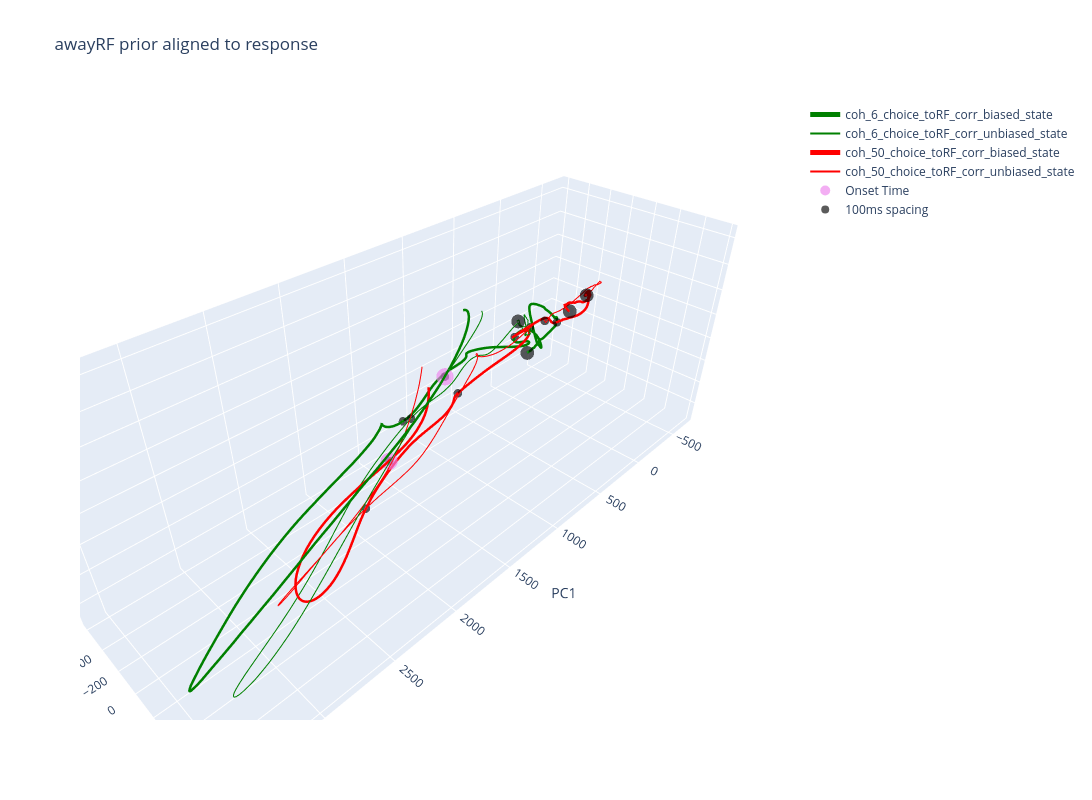

Notebook code for this chart:
### Markdown cell above
#### awayRF sessions

### Code cell
alignment = "response"
state_values = ["biased_state", "unbiased_state"]  # States

# [x_choice,y_choice,z_choice] = awayRF_pc_weights[alignment][:,:3].T @ choice_axis['awayRF_prior'][alignment]
# [x_stimulus,y_stimulus,z_stimulus] = awayRF_pc_weights[alignment][:,:3].T @ stimulus_axis['awayRF_prior'][alignment]
# [x_bias,y_bias,z_bias] = awayRF_pc_weights[alignment][:,:3].T @ bias_axis['awayRF_prior'][alignment]

# Define colors for each coherence level
alignment_dict = ephys_config["alignment_settings_GP"][alignment]
conditions = [
	# "coh_0_choice_toRF_corr",
	"coh_6_choice_toRF_corr",
	# "coh_20_choice_toRF_corr",
	"coh_50_choice_toRF_corr",
	# "coh_0_choice_awayRF_corr",
	# "coh_6_choice_awayRF_corr",
	# "coh_20_choice_awayRF_corr",
	# "coh_50_choice_awayRF_corr"
]

if alignment == "response_onset":
	timepoints_list = np.arange(0, alignment_dict["end_time_ms"] - alignment_dict["start_time_ms"] + 1, 50)
else:
	timepoints_list = np.arange(0, alignment_dict["end_time_ms"] - alignment_dict["start_time_ms"] + 1, 100)

# Create a figure
fig = go.Figure()
plot_pca_projection(fig, conditions, state_values,
                    pc_projection_biased_state_awayRF_prior["mean"][alignment], pc_projection_unbiased_state_awayRF_prior["mean"][alignment],
                    timepoints_list=timepoints_list, onset_time = - alignment_dict["start_time_ms"],axes=(0,1,2))
magnif = 50
# add_axis_arrow(fig,x_stimulus*magnif,y_stimulus*magnif,z_stimulus*magnif,color = 'black',legend='Stimulus Axis')
# add_axis_arrow(fig,x_choice*magnif,y_choice*magnif,z_choice*magnif,color = 'red',legend='Choice Axis')
# add_axis_arrow(fig,x_bias*magnif,y_bias*magnif,z_bias*magnif,color = 'blue',legend='Bias Axis')

# Set plot labels
fig.update_layout(width=1200, height=800, scene=dict(xaxis_title="PC1", yaxis_title="PC2", zaxis_title="PC3"), title=f"awayRF prior aligned to {alignment}")

fig.show()

### Figure 1 — Plotly figure (JSON) as saved in the notebook; plotly's stock layout.template omitted (floating-point values rounded to 4 significant figures; data arrays with more than 128 entries replaced by an {"elided": "..."} marker saying what was removed)
{"data": [{"line": {"dash": "solid", "width": 5}, "marker": {"color": "green", "opacity": 1, "size": 2}, "mode": "lines", "name": "coh_6_choice_toRF_corr_biased_state", "opacity": 1, "showlegend": true, "type": "scatter3d", "x": {"elided": "351 float values"}, "y": {"elided": "351 float values"}, "z": {"elided": "351 float values"}}, {"line": {"dash": "solid", "width": 2}, "marker": {"color": "green", "opacity": 1, "size": 2}, "mode": "lines", "name": "coh_6_choice_toRF_corr_unbiased_state", "opacity": 1, "showlegend": true, "type": "scatter3d", "x": {"elided": "351 float values"}, "y": {"elided": "351 float values"}, "z": {"elided": "351 float values"}}, {"line": {"dash": "solid", "width": 5}, "marker": {"color": "red", "opacity": 1, "size": 2}, "mode": "lines", "name": "coh_50_choice_toRF_corr_biased_state", "opacity": 1, "showlegend": true, "type": "scatter3d", "x": {"elided": "351 float values"}, "y": {"elided": "351 float values"}, "z": {"elided": "351 float values"}}, {"line": {"dash": "solid", "width": 2}, "marker": {"color": "red", "opacity": 1, "size": 2}, "mode": "lines", "name": "coh_50_choice_toRF_corr_unbiased_state", "opacity": 1, "showlegend": true, "type": "scatter3d", "x": {"elided": "351 float values"}, "y": {"elided": "351 float values"}, "z": {"elided": "351 float values"}}, {"line": {"dash": "solid", "width": 2}, "marker": {"color": "black", "opacity": 0.8, "size": 8}, "mode": "markers", "name": " ", "opacity": 0.8, "showlegend": false, "type": "scatter3d", "x": [2.701], "y": [-286.4], "z": [-78.12]}, {"line": {"dash": "solid", "width": 2}, "marker": {"color": "black", "opacity": 0.8, "size": 8}, "mode": "markers", "name": " ", "opacity": 0.8, "showlegend": false, "type": "scatter3d", "x": [-56.91], "y": [-448.7], "z": [124.0]}, {"line": {"dash": "solid", "width": 2}, "marker": {"color": "black", "opacity": 0.8, "size": 8}, "mode": "markers", "name": " ", "opacity": 0.8, "showlegend": false, "type": "scatter3d", "x": [-337.9], "y": [-155.3], "z": [220.2]}, {"line": {"dash": "solid", "width": 2}, "marker": {"color": "black", "opacity": 0.8, "size": 8}, "mode": "markers", "name": " ", "opacity": 0.8, "showlegend": false, "type": "scatter3d", "x": [-414.8], "y": [-66.42], "z": [365.8]}, {"line": {"dash": "solid", "width": 2}, "marker": {"color": "black", "opacity": 0.8, "size": 5}, "mode": "markers", "name": " ", "opacity": 0.8, "showlegend": false, "type": "scatter3d", "x": [-83.82], "y": [-494.4], "z": [-52.55]}, {"line": {"dash": "solid", "width": 2}, "marker": {"color": "black", "opacity": 0.8, "size": 5}, "mode": "markers", "name": " ", "opacity": 0.8, "showlegend": false, "type": "scatter3d", "x": [-210.5], "y": [-440.8], "z": [11.21]}, {"line": {"dash": "solid", "width": 2}, "marker": {"color": "black", "opacity": 0.8, "size": 5}, "mode": "markers", "name": " ", "opacity": 0.8, "showlegend": false, "type": "scatter3d", "x": [-273.5], "y": [-222.7], "z": [118.8]}, {"line": {"dash": "solid", "width": 2}, "marker": {"color": "black", "opacity": 0.8, "size": 5}, "mode": "markers", "name": " ", "opacity": 0.8, "showlegend": false, "type": "scatter3d", "x": [-144.0], "y": [-250.1], "z": [171.3]}, {"line": {"dash": "solid", "width": 2}, "marker": {"color": "black", "opacity": 0.8, "size": 5}, "mode": "markers", "name": " ", "opacity": 0.8, "showlegend": false, "type": "scatter3d", "x": [1174.0], "y": [-507.0], "z": [-271.7]}, {"line": {"dash": "solid", "width": 2}, "marker": {"color": "black", "opacity": 0.8, "size": 5}, "mode": "markers", "name": " ", "opacity": 0.8, "showlegend": false, "type": "scatter3d", "x": [1183.0], "y": [-407.7], "z": [-190.6]}, {"line": {"dash": "solid", "width": 2}, "marker": {"color": "black", "opacity": 0.8, "size": 5}, "mode": "markers", "name": " ", "opacity": 0.8, "showlegend": false, "type": "scatter3d", "x": [659.7], "y": [-430.2], "z": [-227.5]}, {"line": {"dash": "solid", "width": 2}, "marker": {"color": "black", "opacity": 0.8, "size": 5}, "mode": "markers", "name": " ", "opacity": 0.8, "showlegend": false, "type": "scatter3d", "x": [1833.0], "y": [-183.3], "z": [-510.8]}, {"line": {"dash": "solid", "width": 2}, "marker": {"color": "black", "opacity": 0.8, "size": 5}, "mode": "markers", "name": " ", "opacity": 0.8, "showlegend": false, "type": "scatter3d", "x": [1721.0], "y": [457.8], "z": [812.1]}, {"line": {"dash": "solid", "width": 2}, "marker": {"color": "black", "opacity": 0.8, "size": 5}, "mode": "markers", "name": " ", "opacity": 0.8, "showlegend": false, "type": "scatter3d", "x": [2107.0], "y": [407.6], "z": [409.4]}, {"line": {"dash": "solid", "width": 2}, "marker": {"color": "violet", "opacity": 0.8, "size": 10}, "mode": "markers", "name": " ", "opacity": 0.8, "showlegend": false, "type": "scatter3d", "x": [1721.0], "y": [457.8], "z": [812.1]}, {"line": {"dash": "solid", "width": 2}, "marker": {"color": "violet", "opacity": 0.8, "size": 10}, "mode": "markers", "name": " ", "opacity": 0.8, "showlegend": false, "type": "scatter3d", "x": [2107.0], "y": [407.6], "z": [409.4]}, {"line": {"dash": "solid", "width": 2}, "marker": {"color": "violet", "opacity": 0.8, "size": 10}, "mode": "markers", "name": "Onset Time", "opacity": 0.8, "showlegend": true, "type": "scatter3d", "x": [null], "y": [null], "z": [null]}, {"line": {"dash": "solid", "width": 2}, "marker": {"color": "black", "opacity": 0.8, "size": 8}, "mode": "markers", "name": "100ms spacing", "opacity": 0.8, "showlegend": true, "type": "scatter3d", "x": [null], "y": [null], "z": [null]}], "layout": {"height": 800, "scene": {"xaxis": {"title": {"text": "PC1"}}, "yaxis": {"title": {"text": "PC2"}}, "zaxis": {"title": {"text": "PC3"}}}, "title": {"text": "awayRF prior aligned to response"}, "width": 1200}}
